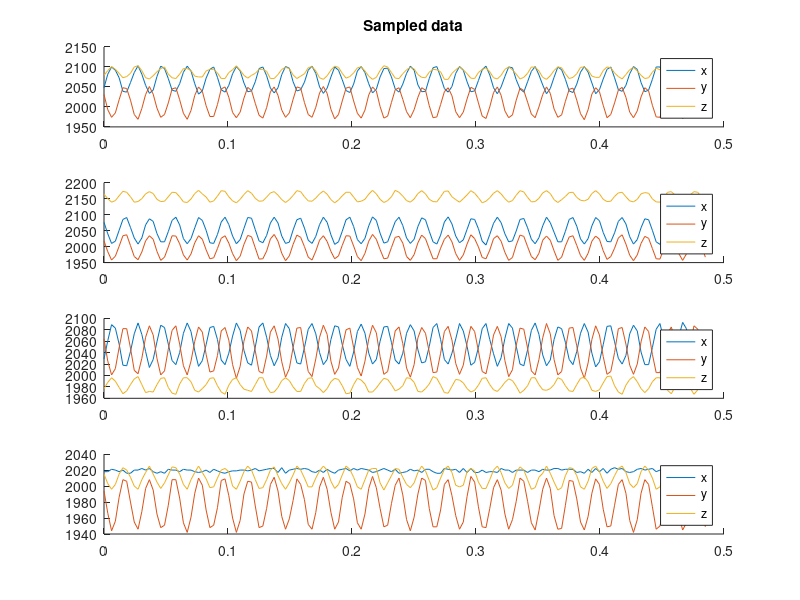
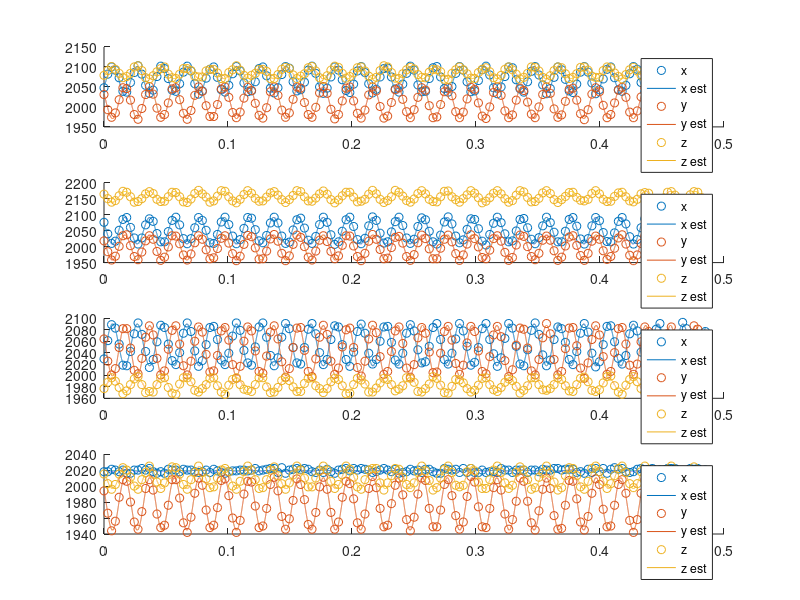
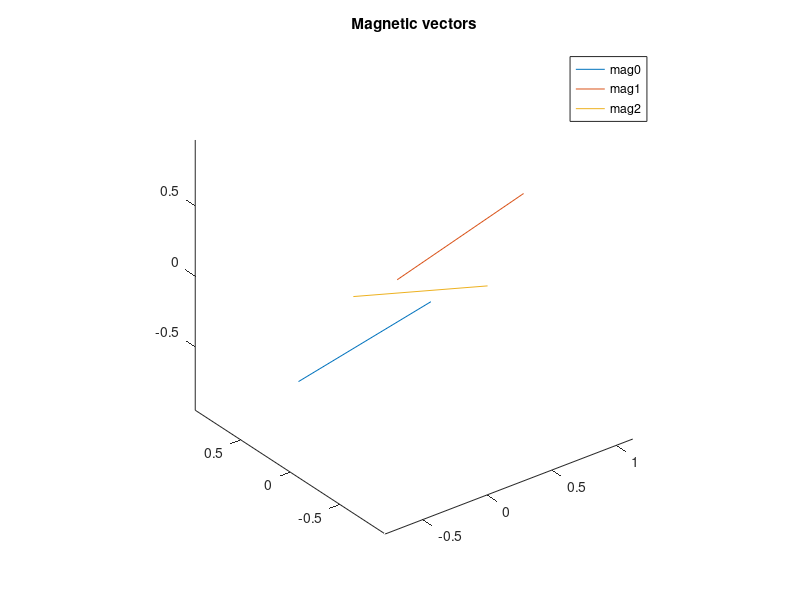
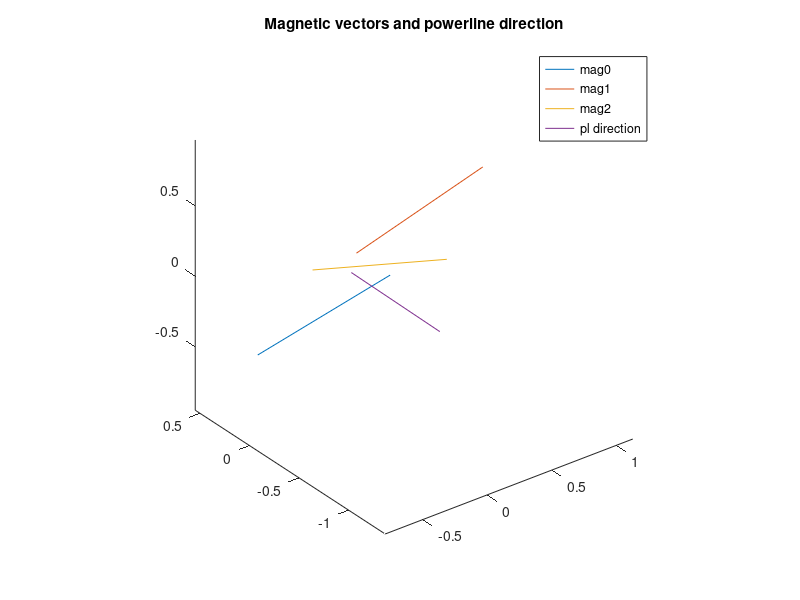

These charts were generated, in order, by the following MATLAB code:
%% Parameters
yaw_mag0 = -deg2rad(90+45);
yaw_mag1 = deg2rad(90+45);
yaw_mag2 = deg2rad(45);
yaw_mag3 = -deg2rad(45);

R_mag0 = [  cos(yaw_mag0) -sin(yaw_mag0) 0;
            sin(yaw_mag0) cos(yaw_mag0) 0;
            0 0 -1 ];
        
R_mag1 = [  cos(yaw_mag1) -sin(yaw_mag1) 0;
            sin(yaw_mag1) cos(yaw_mag1) 0;
            0 0 -1 ];
        
R_mag2 = [  cos(yaw_mag2) -sin(yaw_mag2) 0;
            sin(yaw_mag2) cos(yaw_mag2) 0;
            0 0 -1 ];
        
R_mag3 = [  cos(yaw_mag3) -sin(yaw_mag3) 0;
            sin(yaw_mag3) cos(yaw_mag3) 0;
            0 0 -1 ];
        
rotations = [R_mag0 R_mag1 R_mag2 R_mag3];

p_mag0 = [1;-1;0]*0.17;
p_mag1 = [1;1;0]*0.17;
p_mag2 = [-1;1;0]*0.17;
p_mag3 = [-1;-1;0]*0.17;

positions = [p_mag0 p_mag1 p_mag2 p_mag3];

%% Load data
mag_data = importdata('airport1/1.txt');
mag_data = mag_data.data;

mag0_samples = mag_data(:,13:15);
mag0_ts = mag_data(:,1:3);
mag0_times = zeros(size(mag0_ts));

mag1_samples = mag_data(:,16:18);
mag1_ts = mag_data(:,4:6);
mag1_times = zeros(size(mag1_ts));

mag2_samples = mag_data(:,19:21);
mag2_ts = mag_data(:,7:9);
mag2_times = zeros(size(mag2_ts));

mag3_samples = mag_data(:,22:24);
mag3_ts = mag_data(:,10:12);
mag3_times = zeros(size(mag3_ts));

%% Compute time
for i=1:length(mag0_times(:,1))
    if (i == 1)
        mag0_times(i,1) = 0;
    else
        mag0_times(i,1) = mag0_times(i-1,1) + mag0_ts(i,1) * 10^(-8);
    end
    
    mag0_times(i,2) = mag0_times(i,1) + mag0_ts(i,2) * 10^(-8);
    mag0_times(i,3) = mag0_times(i,1) + mag0_ts(i,3) * 10^(-8);
    
    mag1_times(i,1) = mag0_times(i,1) + mag1_ts(i,1) * 10^(-8);
    mag1_times(i,2) = mag0_times(i,1) + mag1_ts(i,2) * 10^(-8);
    mag1_times(i,3) = mag0_times(i,1) + mag1_ts(i,3) * 10^(-8);
    
    mag2_times(i,1) = mag0_times(i,1) + mag2_ts(i,1) * 10^(-8);
    mag2_times(i,2) = mag0_times(i,1) + mag2_ts(i,2) * 10^(-8);
    mag2_times(i,3) = mag0_times(i,1) + mag2_ts(i,3) * 10^(-8);
    
    mag3_times(i,1) = mag0_times(i,1) + mag3_ts(i,1) * 10^(-8);
    mag3_times(i,2) = mag0_times(i,1) + mag3_ts(i,2) * 10^(-8);
    mag3_times(i,3) = mag0_times(i,1) + mag3_ts(i,3) * 10^(-8);
end

%% Concatenate data
mag_times = zeros(length(mag0_times(:,1)), 12);
mag_samples = zeros(length(mag0_times(:,1)), 12);

mag_times(:,1:3) = mag0_times;
mag_times(:,4:6) = mag1_times;
mag_times(:,7:9) = mag2_times;
mag_times(:,10:12) = mag3_times;

mag_samples(:,1:3) = mag0_samples;
mag_samples(:,4:6) = mag1_samples;
mag_samples(:,7:9) = mag2_samples;
mag_samples(:,10:12) = mag3_samples;

%% Plot sampled data
for i=1:4
    subplot(4,1,i);
    hold on;
    
    for j=1:3
        plot(mag_times(:,(i-1)*3+j), mag_samples(:,(i-1)*3+j));
    end
    
    legend("x","y","z");
    
    if (i == 1) 
        title("Sampled data")
    end
        
    hold off;
end

%% Find min-max-diff
max_vals = -inf*ones(12,1);
min_vals = inf*ones(12,1);

for i=1:12
    for j=1:length(mag_samples(:,i))
        if (mag_samples(j,i) > max_vals(i)) 
            max_vals(i) = mag_samples(j,i);
        end
        
        if (mag_samples(j,i) < min_vals(i))
            min_vals(i) = mag_samples(j,i);
        end
    end
end

diffs = max_vals - min_vals;

%% Find phase
[max_diff, phase_ref_idx] = max(diffs);

% max_time = mag_times(end, phase_ref_idx);
% min_time = mag_times(1, phase_ref_idx);
% 
% max_point_offsets = [];
% idx = 1;
% 
% while true
%     next_time = min_time + 1/50;
%     
%     if (next_time > max_time)
%         break;
%     end
%     
%     one_period_idx = find(mag_times(idx:end,phase_ref_idx) < next_time);
%     
%     last_idx = one_period_idx(end) + idx - 1;
%     
%     one_period = mag_samples(idx:last_idx, phase_ref_idx);
%     one_period_times = mag_times(idx:last_idx, phase_ref_idx);
%     
%     [max_val, max_idx] = max(one_period);
%     
%     max_idx = max_idx + idx - 1;
%     
%     max_val_time = mag_times(max_idx, phase_ref_idx);
%     
%     max_time_offset = max_val_time - min_time + mag_times(1, phase_ref_idx);
%     
%     max_point_offsets = [max_point_offsets;max_time_offset];
%     
%     min_time = next_time;
%     idx = last_idx + 1;    
% end
% 
% avg_offset = mean(max_point_offsets);
% phase = (avg_offset/(1/50)) * 2*pi;

A_phase = zeros(size(mag_samples,1), 3);
b_phase = zeros(size(mag_samples,1), 1);

for i=1:size(mag_samples,1)
    A_phase(i,1) = 1;
    A_phase(i,2) = sin(2*pi*50*mag_times(i,phase_ref_idx));
    A_phase(i,3) = cos(2*pi*50*mag_times(i,phase_ref_idx));
    
    b_phase(i) = mag_samples(i,phase_ref_idx);
end

x_phase = (A_phase'*A_phase)\A_phase'*b_phase;

phase = atan(x_phase(3)/x_phase(2));

%% Sine LLS
n_samples = length(mag_samples(:,1));

A_sine = zeros(n_samples*12, 12+12);
b_sine = zeros(n_samples*12, 1);

for i=1:12
    offset_idx = i;
        
    for j=1:n_samples
        idx = (i-1)*n_samples+j;
        A_sine(idx, offset_idx) = 1;
        
        A_sine(idx,12+i) = sin(2*pi*50*mag_times(j,i)+phase);
        
        b_sine(idx) = mag_samples(j,i);
    end
end

x_sine = (A_sine'*A_sine)\A_sine'*b_sine;

est_offsets = x_sine(1:12);
est_amplitudes = x_sine(13:24);

%% Plot reconstructed sines data
figure;

title("Reconstructed sines");

for i=1:4
    subplot(4,1,i);
    hold on;
    
    for j=1:3
        plot_times = [mag_times(1,(i-1)*3+j):0.00001:mag_times(end,(i-1)*3+j)];
        scatter(mag_times(:,(i-1)*3+j), mag_samples(:,(i-1)*3+j));
        plot(plot_times, est_offsets((i-1)*3+j)+est_amplitudes((i-1)*3+j).*sin(2*pi*50.*plot_times+phase));
    end
    
    legend("x","x est", "y","y est","z","z est");
    
    hold off;
end

%% Rotate and normalize vectors
mag_vecs = zeros(3,4);
norm_mag_vecs = zeros(3,4);

for i=1:4
    vec = est_amplitudes((i-1)*3+1:i*3);
    vec = rotations(:,(i-1)*3+1:i*3) * vec;
    mag_vecs(:,i) = vec;
    norm_mag_vecs(:,i) = vec ./ norm(vec);
end

%% Plot mag vectors
figure;
% for i=1:4
for i=1:3
%     plot3([positions(1,i)*5 positions(1,i)*5+norm_mag_vecs(1,i)], ...
%         [positions(2,i)*5 positions(2,i)*5+norm_mag_vecs(2,i)], ...
%         [positions(3,i)*5 positions(3,i)*5+norm_mag_vecs(3,i)]);
    plot3([positions(1,i) positions(1,i)+norm_mag_vecs(1,i)], ...
        [positions(2,i) positions(2,i)+norm_mag_vecs(2,i)], ...
        [positions(3,i) positions(3,i)+norm_mag_vecs(3,i)]);
    hold on;
end

hold off;
legend("mag0", "mag1", "mag2", "mag3");
title("Magnetic vectors");
axis equal;

%% Compute pl direction
cross_vecs = [];

% for i=1:3
for i=1:2
%     for j=i+1:4
    for j=i+1:3
        if (abs(dot(norm_mag_vecs(:,i), norm_mag_vecs(:,j))) > 0.95)
            continue;
        end
        
        cross_vec = cross(norm_mag_vecs(:,i), norm_mag_vecs(:,j));
        cross_vec = cross_vec ./ norm(cross_vec);
        
        if (~isempty(cross_vecs))
            if (dot(cross_vecs(:,1), cross_vec) < 0)
                cross_vec = -cross_vec;
            end 
        end
        
        cross_vecs = [cross_vecs cross_vec];
    end
end

pl_dir = mean(cross_vecs,2);

%% Plot pl direction
figure;
% for i=1:4
for i=1:3
%     plot3([positions(1,i)*5 positions(1,i)*5+norm_mag_vecs(1,i)], ...
%         [positions(2,i)*5 positions(2,i)*5+norm_mag_vecs(2,i)], ...
%         [positions(3,i)*5 positions(3,i)*5+norm_mag_vecs(3,i)]);
    plot3([positions(1,i) positions(1,i)+norm_mag_vecs(1,i)], ...
        [positions(2,i) positions(2,i)+norm_mag_vecs(2,i)], ...
        [positions(3,i) positions(3,i)+norm_mag_vecs(3,i)]);
    hold on;
end


% for i=1:size(cross_vecs,2)
%     plot3([0 cross_vecs(1,i)], [0 cross_vecs(2,i)], [0 cross_vecs(3,i)]);
%     hold on;
% end

plot3([0 pl_dir(1)], [0 pl_dir(2)], [0 pl_dir(3)]);

axis equal;

hold off;
% legend("mag0", "mag1", "mag2", "mag3", "pl direction");
legend("mag0", "mag1", "mag2", "pl direction");
title("Magnetic vectors and powerline direction");

%% Compute projected magnetometer positions
proj_mag_positions = zeros(3,4);

for i=1:4
    alpha = - dot(pl_dir, positions(:,i)) / dot(pl_dir, pl_dir);
    proj_mag_pos = positions(:,i) + alpha * pl_dir;
    proj_mag_positions(:,i) = proj_mag_pos;
end

%% Powerline position LLS
% A_pos = zeros(5, 3);
A_pos = zeros(4, 3);
% b_pos = zeros(5);
b_pos = zeros(4, 1);

A_pos(1,:) = pl_dir';

% for i=1:4
for i=1:3
    A_pos(i+1,:) = norm_mag_vecs(:,i)';
    b_pos(i+1) = dot(norm_mag_vecs(:,i), proj_mag_positions(:,i));
end

x_pos = (A_pos'*A_pos)\A_pos'*b_pos;

x_pos




























